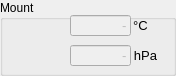
    <widget class="QGroupBox" name="groupBox_4">
     <property name="geometry">
      <rect>
       <x>600</x>
       <y>50</y>
       <width>176</width>
       <height>76</height>
      </rect>
     </property>
     <property name="title">
      <string>Mount</string>
     </property>
     <widget class="QLineEdit" name="refractionTemp1">
      <property name="enabled">
       <bool>false</bool>
      </property>
      <property name="geometry">
       <rect>
        <x>70</x>
        <y>15</y>
        <width>61</width>
        <height>21</height>
       </rect>
      </property>
      <property name="font">
       <font>
        <family>Arial</family>
        <pointsize>10</pointsize>
        <weight>50</weight>
        <bold>false</bold>
       </font>
      </property>
      <property name="mouseTracking">
       <bool>false</bool>
      </property>
      <property name="focusPolicy">
       <enum>Qt::NoFocus</enum>
      </property>
      <property name="acceptDrops">
       <bool>false</bool>
      </property>
      <property name="toolTip">
       <string>shows the refraction temperature used in mount</string>
      </property>
      <property name="layoutDirection">
       <enum>Qt::RightToLeft</enum>
      </property>
      <property name="text">
       <string>-</string>
      </property>
      <property name="maxLength">
       <number>8</number>
      </property>
      <property name="alignment">
       <set>Qt::AlignRight|Qt::AlignTrailing|Qt::AlignVCenter</set>
      </property>
      <property name="readOnly">
       <bool>true</bool>
      </property>
     </widget>
     <widget class="QLabel" name="label_78">
      <property name="geometry">
       <rect>
        <x>130</x>
        <y>45</y>
        <width>31</width>
        <height>20</height>
       </rect>
      </property>
      <property name="font">
       <font>
        <pointsize>10</pointsize>
       </font>
      </property>
      <property name="text">
       <string>hPa</string>
      </property>
      <property name="alignment">
       <set>Qt::AlignCenter</set>
      </property>
      <property name="wordWrap">
       <bool>false</bool>
      </property>
     </widget>
     <widget class="QLabel" name="label_79">
      <property name="geometry">
       <rect>
        <x>130</x>
        <y>15</y>
        <width>21</width>
        <height>20</height>
       </rect>
      </property>
      <property name="font">
       <font>
        <pointsize>10</pointsize>
       </font>
      </property>
      <property name="text">
       <string>°C</string>
      </property>
      <property name="alignment">
       <set>Qt::AlignCenter</set>
      </property>
      <property name="wordWrap">
       <bool>false</bool>
      </property>
     </widget>
     <widget class="QLineEdit" name="refractionPress1">
      <property name="enabled">
       <bool>false</bool>
      </property>
      <property name="geometry">
       <rect>
        <x>70</x>
        <y>45</y>
        <width>61</width>
        <height>21</height>
       </rect>
      </property>
      <property name="font">
       <font>
        <family>Arial</family>
        <pointsize>10</pointsize>
        <weight>50</weight>
        <bold>false</bold>
       </font>
      </property>
      <property name="mouseTracking">
       <bool>false</bool>
      </property>
      <property name="focusPolicy">
       <enum>Qt::NoFocus</enum>
      </property>
      <property name="acceptDrops">
       <bool>false</bool>
      </property>
      <property name="toolTip">
       <string>shows the refraction pressure used in mount</string>
      </property>
      <property name="layoutDirection">
       <enum>Qt::RightToLeft</enum>
      </property>
      <property name="text">
       <string>-</string>
      </property>
      <property name="maxLength">
       <number>8</number>
      </property>
      <property name="alignment">
       <set>Qt::AlignRight|Qt::AlignTrailing|Qt::AlignVCenter</set>
      </property>
      <property name="readOnly">
       <bool>true</bool>
      </property>
     </widget>
    </widget>
